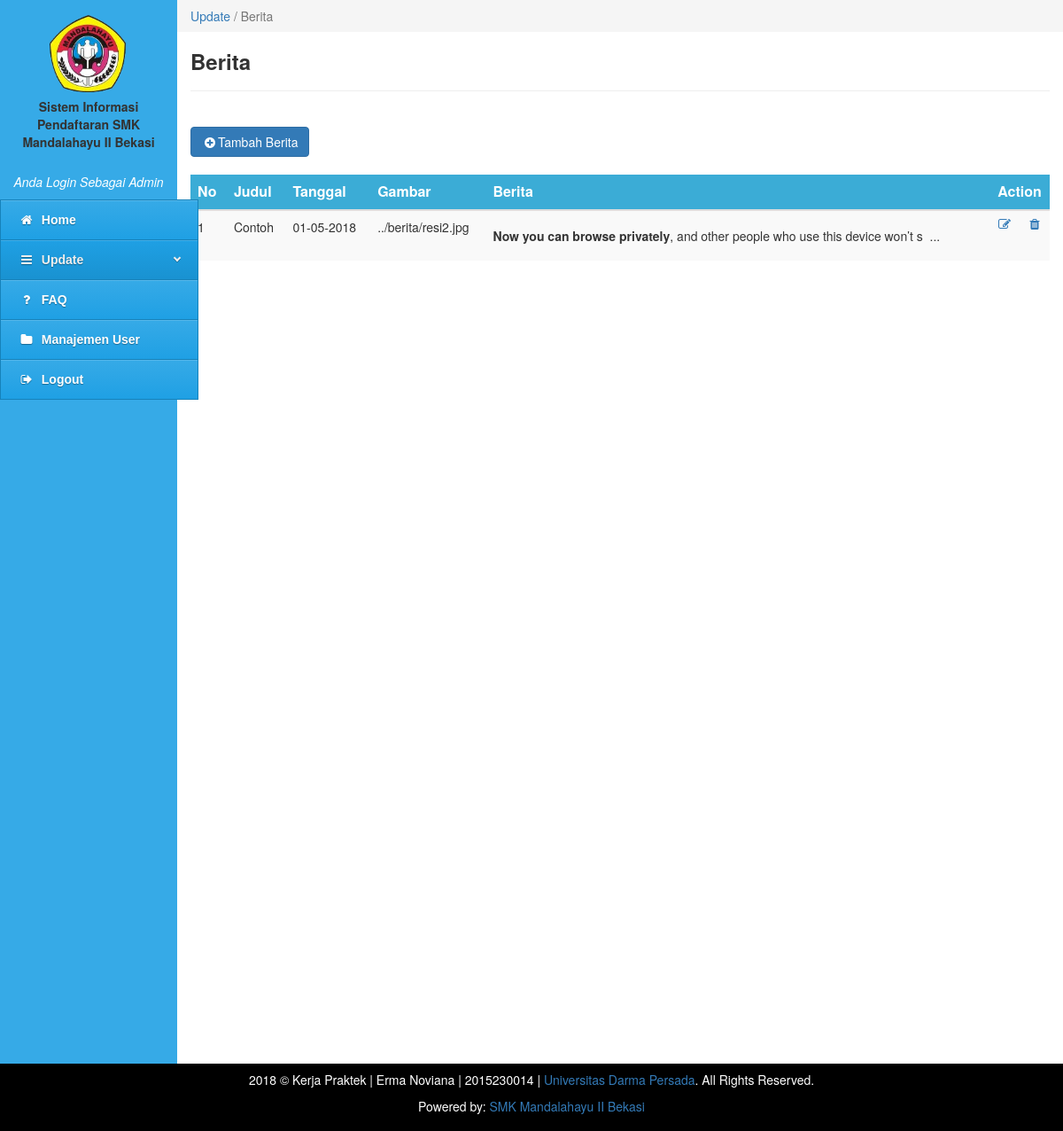
Before: /admin/admin.php?content=berita (signed in) with the older database file.
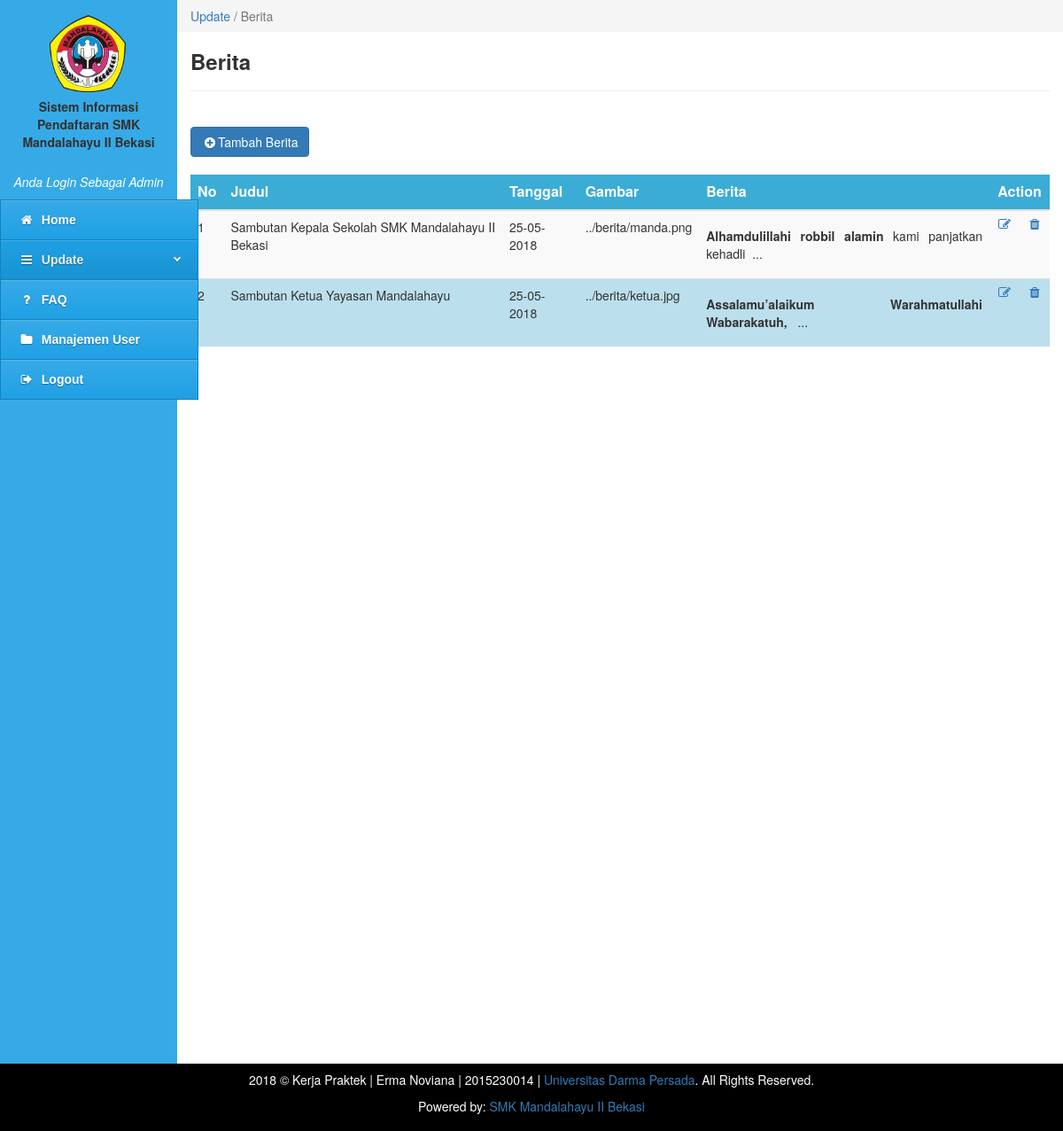
After: the same page with the newer database file.
### tables this page shows
CREATE TABLE `tbl_berita` (
  `id_berita` int(10) NOT NULL,
  `judul` varchar(200) NOT NULL,
  `tgl_berita` varchar(20) NOT NULL,
  `gambar` varchar(200) NOT NULL,
  `berita` varchar(5000) NOT NULL
);

### admin/berita.php (the view, shortened to what this page needs)
<div class="col-md-10" style="padding:0px">
    <ol class="breadcrumb" style="margin:0;border-radius:0;">
      <li class="active"><a href="#">Update</a> / Berita</li>
    </ol>
</div>
<div class="col-md-10" style="min-height:500px">
  <h3><b>Berita</b></h3>
  <hr>
  <br>
  <button type="button" class="btn btn-primary" data-toggle="modal" data-target="#myModal"><i class="fa fa-plus-circle fa-fw"></i>Tambah Berita</button>
  <br>
  <br>
  <form class="form-horizontal" method="POST">
    <table class="table table-striped">
      <thead>
        <tr>
          <th>No</th>
          <th>Judul</th>
          <th>Tanggal</th>
          <th>Gambar</th>
          <th>Berita</th>
          <th colspan="2"><center>Action</center></th>
        </tr>
      </thead>
      <tbody>
          <?php
            include '../config/koneksi.php';
            $query = mysqli_query($konek, "SELECT id_berita, judul, tgl_berita, gambar, berita FROM tbl_berita ORDER BY id_berita DESC")or die(mysqli_error());
                    if(mysqli_num_rows($query) == 0){
                      echo '<tr><td colspan="6" align="center"><i>Tidak ada data!</i></td></tr>';
                    }
                      else
                    {
                      $no = 1;
                      while($data = mysqli_fetch_array($query)){
                        echo '<tr>';
                        echo '<td>'.$no.'</td>';
                        echo '<td>'.$data['judul'].'</td>';
                        echo '<td>'.$data['tgl_berita'].'</td>';
                        echo '<td>'.$data['gambar'].'</td>';
                        echo '<td><p align="justify">'.substr($data['berita'], 0,100).'&nbsp; ...</p></td>';
                        echo '<td  width="20"><a data-toggle="tooltip" data-placement="left" title="Edit" href=admin.php?content=edit-berita&&id_berita='.$data['id_berita'].'><i class="fa fa-edit fa-fw"></i></a></td>';
                        echo '<td  width="20"><a data-toggle="tooltip" data-placement="left" title="Delete" href=../config/delete-berita.php?id_berita='.$data['id_berita'].'><i class="fa fa-trash fa-fw"></i></a></td>';
                        echo '</tr>';
                        $no++;
                      }
                    }
            ?>
      </tbody>
    </table>
  </form>
</div>

### admin/admin.php (shortened to what this page needs)
<?php session_start();
  if(isset($_SESSION['username']))
    {
    include "../config/koneksi.php";
    if(isset($_GET['content'])) $content = $_GET['content'];
      else $content = "home-admin";
?>
<!doctype>
<html lang='ind'>
<head>
   <link rel="stylesheet" href="../assets/css/styles-menu-admin.css">
   <link rel="stylesheet" href="../assets/css/bootstrap.min.css">
   <link rel="stylesheet" href="../assets/css/font-awesome.min.css">
</head>
<body>
   <div class="col-md-2 colmenu" style="padding:0;height:1200px">
      <div class="col-md-12" style="padding:10px;">
        <center><img src="../gambar/manda.png" alt="" height="100px" width="130px"></center>
          <p align="center"><b>Sistem Informasi Pendaftaran SMK Mandalahayu II Bekasi</b></p>
      </div>
      <div class="col-md-12" style="padding:5px;padding-bottom:10px;color:#fff;">
        <center><i>Anda Login Sebagai Admin</i></center></div>
          <?php
            include "menu.php";
          ?>
      </div>
         <?php
            if ($content=='home-admin')
              include 'home-admin.php';
            else if ($content=='berita')
              include 'berita.php';
           ?>
      <div class="col-md-12" style="background:black;padding:8px;color:#fff;">
        <footer class="container-fluid text-center">
          <div class="container-fluid text-center">
            <p>2018 © Kerja Praktek | Erma Noviana | 2015230014 | <a href="http://www.unsada.ac.id/" data-toggle="tooltip" data-placement="top" title="Universitas Darma Persada">Universitas Darma Persada</a>. All Rights Reserved.</p>
            <p>Powered by: <a data-toggle="tooltip" data-placement="right" title="Click me!" href="index.php">SMK Mandalahayu II Bekasi</a></p>
          </div>
        </footer>
      </div>
</body>
<html>
<?php
}
else
  {
    header("location:index.php");
  }
?>

### admin/menu.php (shortened to what this page needs)
<div id='cssmenu'>
   <ul>
      <li><a href='admin.php?content=home-admin'><i class="fa fa-home fa-fw"></i>&nbsp; Home</a></li>
      <li class='active has-sub'><a href='#'><i class="fa fa-bars fa-fw"></i>&nbsp; Update</a>
      </li>
      <li><a href='admin.php?content=faq'><i class="fa fa-question fa-fw"></i>&nbsp; FAQ</a></li>
      <li><a href='admin.php?content=manajemen-user'><i class="fa fa-folder fa-fw"></i>&nbsp; Manajemen User</a></li>
      <li class='last'><a onClick="return confirm('Apakah anda ingin keluar?')" href='../config/logout.php'><i class="fa fa-sign-out fa-fw"></i>&nbsp; Logout</a></li>
   </ul>
</div>

### assets/css/styles-menu-admin.css (style rules this page uses)
#cssmenu, #cssmenu ul, #cssmenu ul li, #cssmenu ul li a { margin: 0; padding: 0; border: 0; list-style: none; line-height: 1; display: block; position: relative; -webkit-box-sizing: border-box; -moz-box-sizing: border-box; box-sizing: border-box; }
#cssmenu { width: 224px; font-family: Helvetica, Arial, sans-serif; color: #ffffff; float: left; }
#cssmenu > ul > li > a { padding: 15px 20px; border-left: 1px solid #1682ba; border-right: 1px solid #1682ba; border-top: 1px solid #1682ba; cursor: pointer; z-index: 2; font-size: 14px; font-weight: bold; text-decoration: none; color: #ffffff; text-shadow: 0 1px 1px rgba(0, 0, 0, 0.35); background: #36aae7; background: -webkit-linear-gradient(#36aae7, #1fa0e4); background: -moz-linear-gradient(#36aae7, #1fa0e4); background: -o-linear-gradient(#36aae7, #1fa0e4); background: -ms-linear-gradient(#36aae7, #1fa0e4); background: linear-gradient(#36aae7, #1fa0e4); box-shadow: inset 0 1px 0 rgba(255, 255, 255, 0.15); }
#cssmenu > ul > li > a:hover, #cssmenu > ul > li.active > a, #cssmenu > ul > li.open > a { color: #eeeeee; background: #1fa0e4; background: -webkit-linear-gradient(#1fa0e4, #1992d1); background: -moz-linear-gradient(#1fa0e4, #1992d1); background: -o-linear-gradient(#1fa0e4, #1992d1); background: -ms-linear-gradient(#1fa0e4, #1992d1); background: linear-gradient(#1fa0e4, #1992d1); }
#cssmenu > ul > li:last-child > a, #cssmenu > ul > li.last > a { border-bottom: 1px solid #1682ba; }
.colmenu { background:#36aae7;padding:0; height:636px; }

### admin/berita.php (style rules this page uses)
table { border-collapse: collapse; width: 100%; }
th, td { text-align: left; padding: 8px; }
tr:nth-child(even) { background-color: #bbdfed; }
th { background-color: #3bacd6; color: white; }
td { font-size: 14px; }

Changed rows visible on the page:
removed tbl_berita: judul "Contoh", tgl_berita "01-05-2018", gambar "../berita/resi2.jpg", berita "Now you can browse privately , and other people who use this device won’t s"
added tbl_berita: judul "Sambutan Kepala Sekolah SMK Mandalahayu II Bekasi", tgl_berita "25-05-2018", gambar "../berita/manda.png", berita "Alhamdulillahi robbil alamin kami panjatkan kehadli"
added tbl_berita: judul "Sambutan Ketua Yayasan Mandalahayu", tgl_berita "25-05-2018", gambar "../berita/ketua.jpg", berita "Assalamu’alaikum Warahmatullahi Wabarakatuh,"
